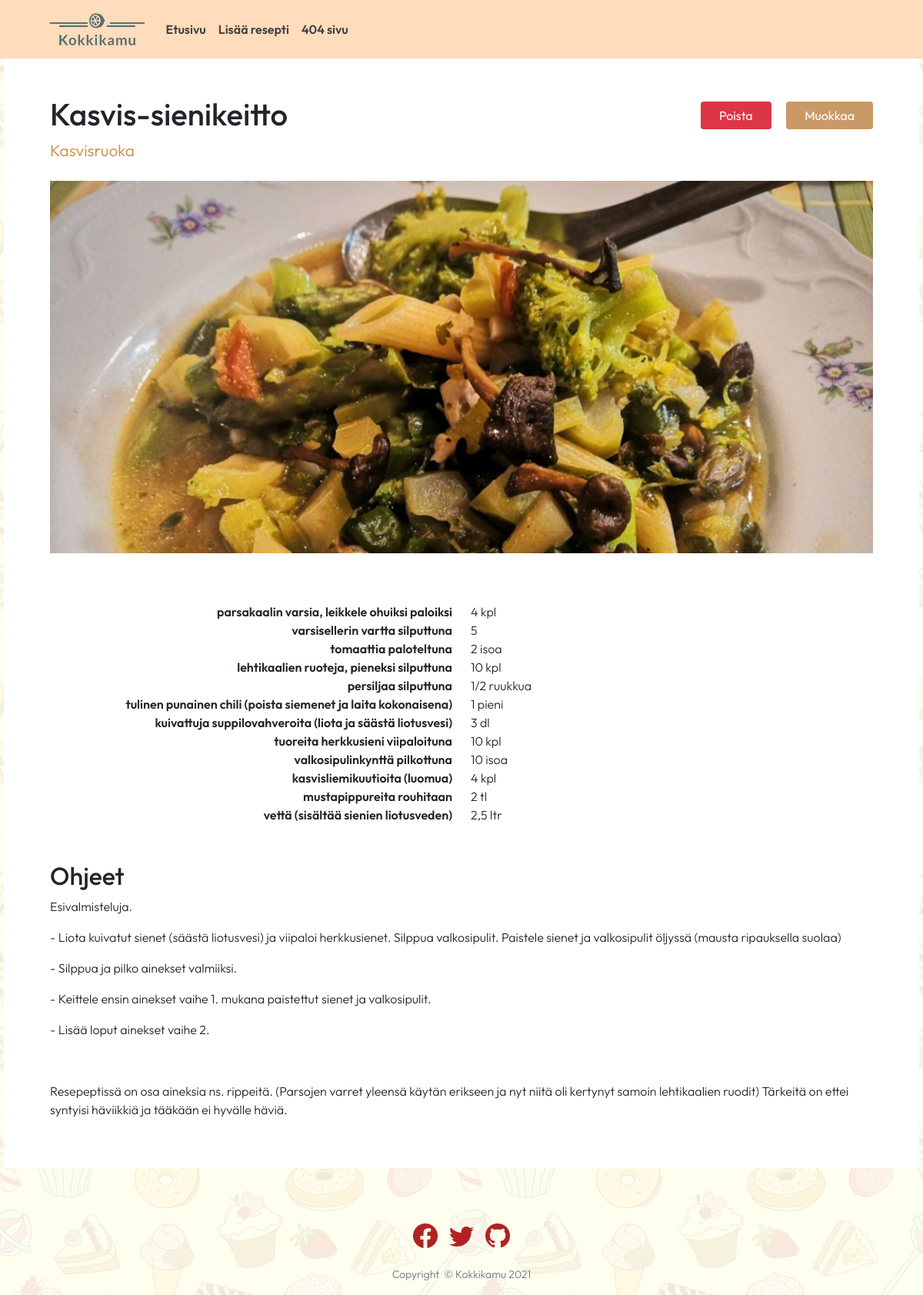
The app's page /resepti/3/ with its own data.
### resepti_app/models.py (models this page shows, shortened)
class Recipe(models.Model):
    headline = models.CharField(max_length=300)
    body_text = RichTextField(blank=True, null=True)
    image = models.ImageField(upload_to='images/')
    categoryFK = models.ForeignKey(Category, on_delete=models.CASCADE, blank=True, null=True) #SET_DEFAULT , to_field='name'
    basic_ingredient = models.ManyToManyField(Basic_ingredient, related_name='recipes', blank=True) # recipe_set

class Category(models.Model):
    cat_name = models.CharField(max_length=200)
    def __str__(self):
        return self.cat_name

class Recipe_Ingredient(models.Model):
    recipe = models.ForeignKey(Recipe, on_delete=models.CASCADE, blank=True, null=True)
    ing_name = models.CharField(max_length=200)
    ingredient = models.ForeignKey(Ingredient, on_delete=models.CASCADE, blank=True, null=True)
    amount = models.CharField(max_length=50)
    class Meta:
        ordering = ('id',)
    def __str__(self):
        return self.amount

class Ingredient(models.Model):
    ing_name = models.CharField(max_length=200, unique=True)
    class Meta:
        ordering = ('ing_name',)
    def __str__(self):
        return self.ing_name

### resepti_app/views.py (the view)
# urls.py: path('resepti/<int:idx>/', views.resepti, name = 'resepti'),
def resepti(request, idx):
    recipe_ingredients = Recipe_Ingredient.objects.filter(recipe_id=idx)
    print(recipe_ingredients)
    recipe = Recipe.objects.get(id=idx)
    context = {
        'recipe': recipe,
        'recipe_ingredients': recipe_ingredients,
    }
    return render(request, 'resepti_app/resepti.html', context)

### resepti_app/templates/resepti_app/resepti.html (shortened to what this page needs)
{% extends "resepti_app/base.html" %}
{% load static %}
{% block content %}
<div class="content_warp_recipe">
    <div class="row mb-5 px-5" style="background-color: white;">
            <div class="d-inline-block d-flex justify-content-between mt-5 mb-2">
                <div>
                    <h1>{{recipe.headline}}</h1>
                    <a class="cat_link" href="{% url 'search_category' recipe.categoryFK_id %}"><p>{{recipe.categoryFK}}</p></a>
                </div>
                <div>
                    <a href="{% url 'poista_resepti' recipe.id %}" class="btn btn-danger px-4 my-2 mx-3" style="border: 0;">
                        Poista
                    </a>
                    <a href="{% url 'edit_resepti' recipe.id %}" class="btn btn-success px-4 my-2 btn_bgcolor">
                        Muokkaa
                    </a>
                </div>
            </div>
        <img src="{{recipe.image.url}}" alt="kuva" class="pb-3 img_crop">
        <div class="my-5">
        {% for ing_amount in recipe_ingredients %}
            <div class="row">
                <div class="col" style="text-align: right; font-weight: 600;">
                    {{ ing_amount.ingredient }}
                </div>
                <div class="col">
                    {{ ing_amount.amount }}
                </div>
            </div>
        {% endfor %}
        </div>
        <div class="mb-5">
            <h2>Ohjeet</h2>
            <span>
                {{recipe.body_text|safe}}
            </span>
        </div>
    </div>
</div>
{% endblock %}

### resepti_app/static/resepti_app/main.css (style rules this page uses)
body { font-family: "Outfit"; font-weight: 300; min-width: 360px; background: linear-gradient(0deg, rgba(255, 255, 239, 0.9), rgba(255, 255, 239, 0.90)), url('pics/patterni-konfeti.png'); }
.img_crop { width: 100%; height: 500px; object-fit: cover; object-position: 0% 20%; }
.cat_link, .cat_link:hover, .cat_link:visited { color:peru; font-size: 1.3em; text-decoration: none; }
.content_warp_recipe { max-width: 1190px; }
.btn_bgcolor, .btn_bgcolor:hover, .btn_bgcolor:active, .btn_bgcolor:active:focus { background-color:#ca9968 !important; border: #ca9968 !important; box-shadow: none !important; color: white !important; }

### resepti_app/static/resepti_app/search.css (style rules this page uses)
.col { max-width: 1000px; }

### records on screen
Recipe: headline "Kasvis-sienikeitto", categoryFK "Kasvisruoka", image (picture), body_text "Esivalmisteluja. - Liota kuivatut sienet (säästä liotusvesi) ja viipaloi herkkusienet. Silppua valkosipulit. Paistele sienet ja valkosipulit öljyssä (mausta ripauksella suolaa) - Silppua ja pilko ainekset valmiiksi. - Keittele ensin ainekset vaihe 1. mukana paistettut sienet ja valkosipulit. - Lisää loput ainekset vaihe 2. Resepeptissä on osa aineksia ns. rippeitä. (Parsojen varret yleensä käytän erikseen ja nyt niitä oli kertynyt samoin lehtikaalien ruodit) Tärkeitä on ettei syntyisi häviikkiä ja tääkään ei hyvälle häviä."
Recipe_Ingredient: ingredient "parsakaalin varsia, leikkele ohuiksi paloiksi", amount "4 kpl"
Recipe_Ingredient: ingredient "varsisellerin vartta silputtuna", amount "5"
Recipe_Ingredient: ingredient "tomaattia paloteltuna", amount "2 isoa"
Recipe_Ingredient: ingredient "lehtikaalien ruoteja, pieneksi silputtuna", amount "10 kpl"
Recipe_Ingredient: ingredient "persiljaa silputtuna", amount "1/2 ruukkua"
Recipe_Ingredient: ingredient "tulinen punainen chili (poista siemenet ja laita kokonaisena)", amount "1 pieni"
Recipe_Ingredient: ingredient "kuivattuja suppilovahveroita (liota ja säästä liotusvesi)", amount "3 dl"
Recipe_Ingredient: ingredient "tuoreita herkkusieni viipaloituna", amount "10 kpl"
Recipe_Ingredient: ingredient "valkosipulinkynttä pilkottuna", amount "10 isoa"
Recipe_Ingredient: ingredient "kasvisliemikuutioita (luomua)", amount "4 kpl"
Recipe_Ingredient: ingredient "mustapippureita rouhitaan", amount "2 tl"
Recipe_Ingredient: ingredient "vettä (sisältää sienien liotusveden)", amount "2,5 ltr"
